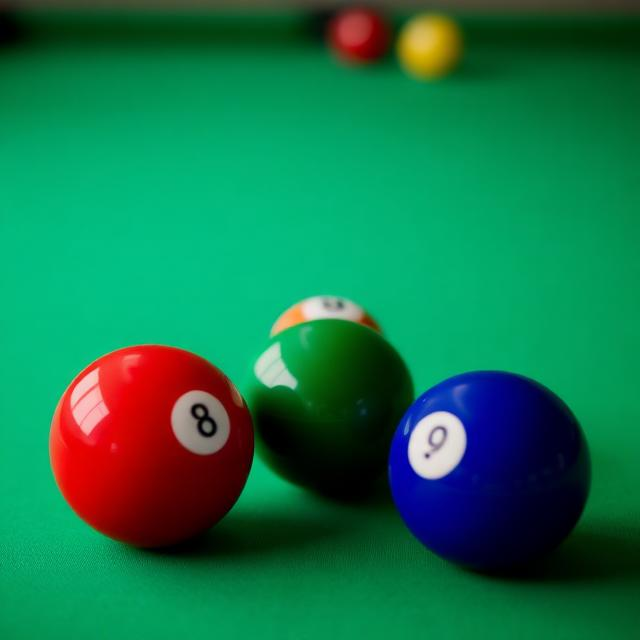
#> input picture images/pool_balls.jpg, 640 x 640 px
$ python Task_9.py
#> lines starting #> are read from the running program, lines starting #| are printed output that depends on the picture
import cv2 as cv


#Task Nine Colour Planes:

img = cv.imread('images/pool_balls.jpg')
#> img is the input picture: shape (640, 640, 3); mean B, G, R 75.8, 117.4, 20.6

cv.imshow('Pool Balls',img)

b,g,r = cv.split(img)
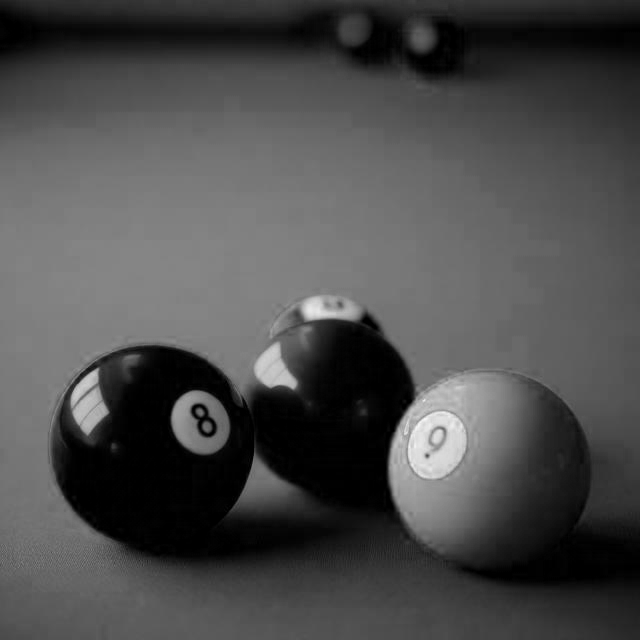
#> b: shape (640, 640); min 0, max 247, mean 75.8
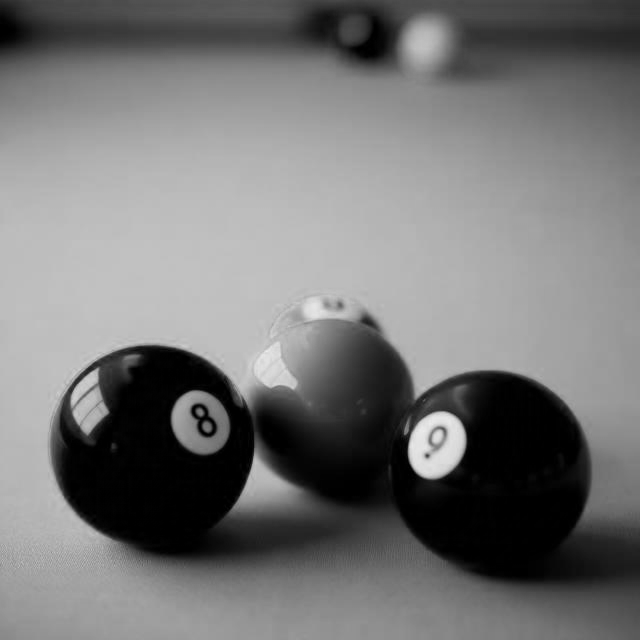
#> g: shape (640, 640); min 0, max 237, mean 117.4
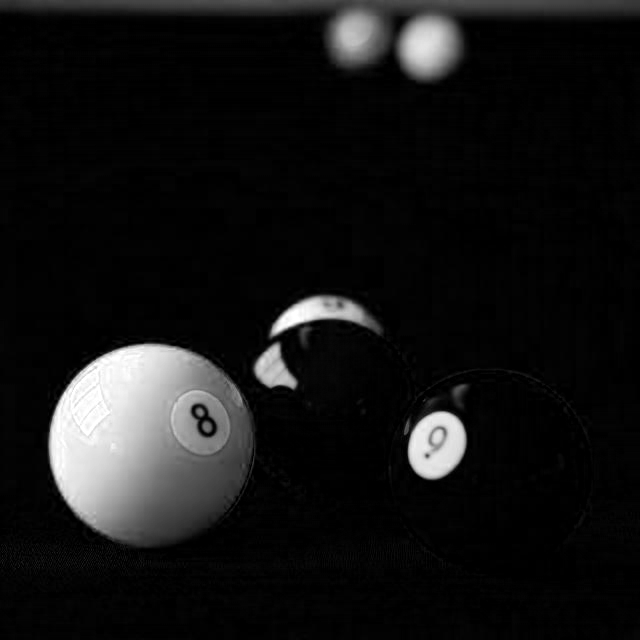
#> r: shape (640, 640); min 0, max 255, mean 20.6

#r_plot = cv.line(r, (100,110), (150,160), (0,255,0), 30, cv.LINE_AA)
#AA means anti-alias smooth line for plot
cv.imshow('Pool Balls red color plane',r)

cv.waitKey(0)

$ run again, with images/blue_frog.jpg copied over images/pool_balls.jpg
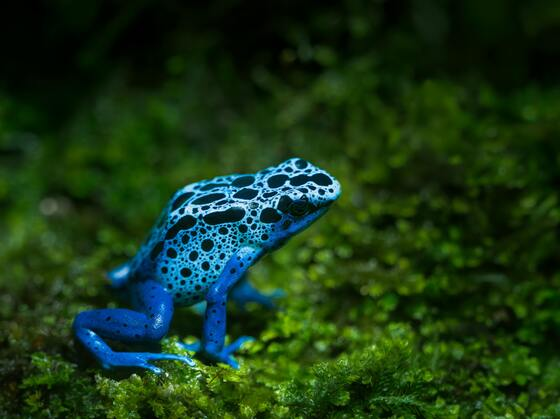
#> input picture images/blue_frog.jpg, 560 x 419 px
#> img is the input picture: shape (419, 560, 3); mean B, G, R 22.8, 54.5, 25.2
#> `b,g,r = cv.split(img)`:
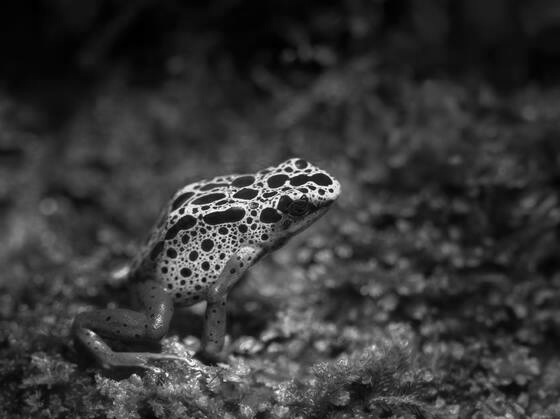
#> g: shape (419, 560); min 0, max 255, mean 54.5
#> `b,g,r = cv.split(img)`:
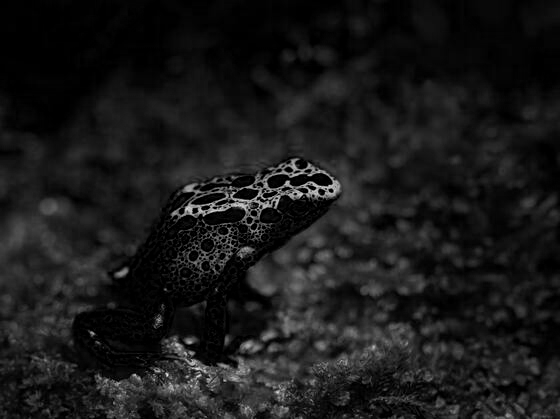
#> r: shape (419, 560); min 0, max 240, mean 25.2
